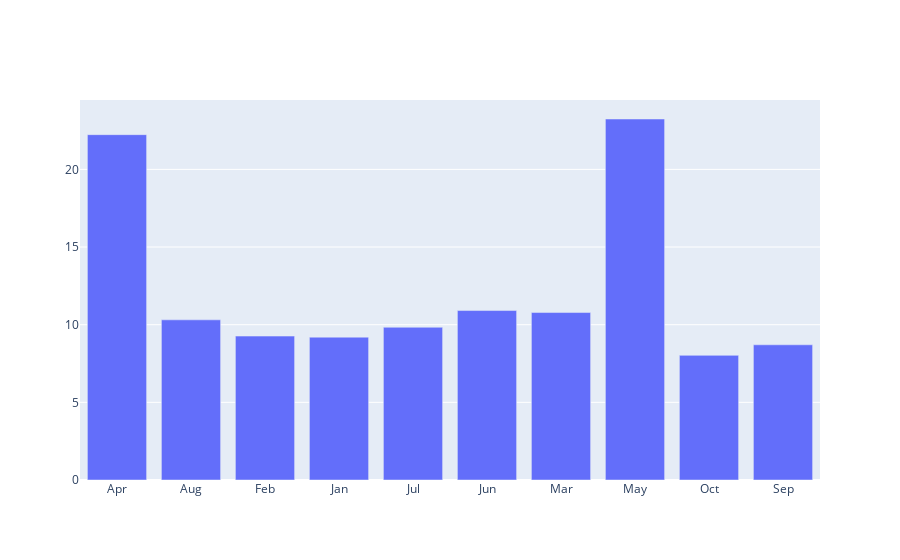

Notebook code cell kept with this figure:
### Code cell
fig.add_trace(go.Bar(x = month,y = unemployment_rate,name = 'Unemployment Rate'))

### Figure 1 — Plotly figure (JSON) as saved in the notebook; plotly's stock layout.template omitted (floating-point values rounded to 4 significant figures)
{"data": [{"name": "Unemployment Rate", "type": "bar", "x": ["Apr", "Aug", "Feb", "Jan", "Jul", "Jun", "Mar", "May", "Oct", "Sep"], "y": [22.24, 10.31, 9.266, 9.197, 9.834, 10.91, 10.78, 23.24, 8.026, 8.706]}], "layout": {"autosize": true, "xaxis": {"autorange": true, "range": [-0.5, 9.5], "type": "category"}, "yaxis": {"autorange": true, "range": [0, 24.47], "type": "linear"}}}
